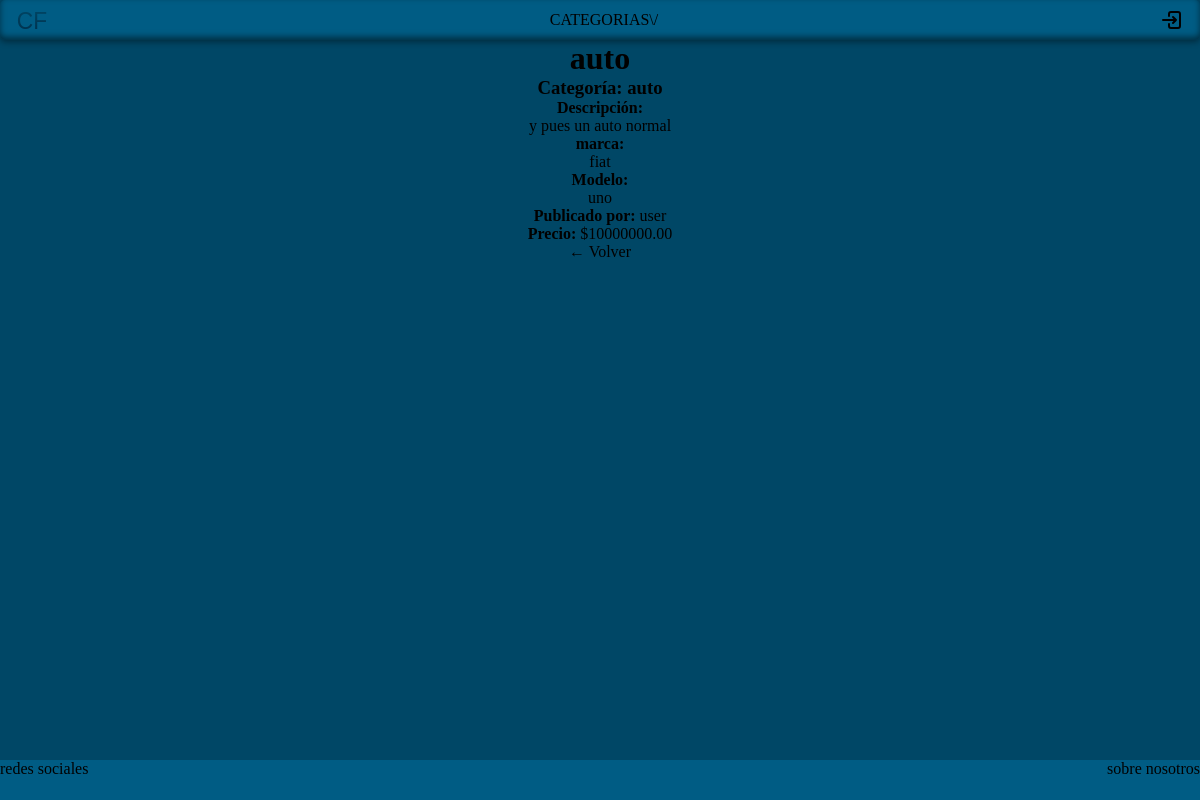
The app's page /?action=vehicle/view/8 with its own data.
### tables this page shows
CREATE TABLE `vehicles` (
  `id_vehicle` int(11) NOT NULL,
  `title` varchar(100) NOT NULL,
  `description` text DEFAULT NULL,
  `brand` varchar(100) DEFAULT NULL,
  `model` varchar(100) DEFAULT NULL,
  `year` year(4) DEFAULT NULL,
  `price` decimal(10,2) DEFAULT NULL,
  `id_category` int(11) NOT NULL,
  `id_user` int(11) NOT NULL
);

CREATE TABLE `category` (
  `id` int(11) NOT NULL,
  `name` varchar(50) NOT NULL,
  `description` text NOT NULL
);

CREATE TABLE `users` (
  `id` int(11) NOT NULL,
  `name` varchar(50) NOT NULL,
  `email` varchar(100) NOT NULL,
  `password` varchar(255) NOT NULL,
  `role` enum('admin','user') NOT NULL DEFAULT 'user'
);

### app/controllers/vehicle.controller.php (called while the page is built, shortened)
<?php
require_once __DIR__ . '/../../models/vehicle.php';
class VehicleController {
public function view($id) {
    $vehicleModel = new Vehicle();
    $vehicle = $vehicleModel->getVehicleById($id);
    include __DIR__ . '/../../views/layouts/view.phtml';
}
}
?>

### models/vehicle.php (called while the page is built, shortened)
<?php
require_once __DIR__ . '/../config/database.php';
class Vehicle {
    private $conn;
    public function __construct() {
        $database = new Database();
        $this->conn = $database->getConnection();
    }
public function getVehicleById($id) {
    $query = "SELECT
                v.*,
                u.name AS user_name,
                c.name AS category_name
              FROM vehicles v
              JOIN users u ON v.id_user = u.id
              JOIN category c ON v.id_category = c.id
              WHERE v.id_vehicle = :id
              LIMIT 1";
    $stmt = $this->conn->prepare($query);
    $stmt->bindParam(':id', $id, PDO::PARAM_INT);
    $stmt->execute();
    return $stmt->fetch(PDO::FETCH_ASSOC);
}
}
?>

### config/database.php (called while the page is built, shortened)
<?php
class Database {
    private $host = "localhost";
    private $db_name = "tpecarfax";
    private $username = "root";
    private $password = "";
    public function getConnection() {
        $this->conn = null;
        try {
            $this->conn = new PDO(
                "mysql:host=" . $this->host . ";dbname=" . $this->db_name,
                $this->username,
                $this->password
            );
            $this->conn->setAttribute(PDO::ATTR_ERRMODE, PDO::ERRMODE_EXCEPTION);
        } catch(PDOException $e) {
            echo "Error de conexión: " . $e->getMessage();
        }
        return $this->conn;
    }
}
?>

### views/layouts/view.phtml (the view, shortened to what this page needs)
<!DOCTYPE html>
<html lang="es">
<head>
    <link rel="stylesheet" href="assets/css/estiloGeneral.css">
</head>
<body>
<?php require_once __DIR__ . '/../partials/nav_bar_category.phtml'; ?>
<main class="vehicle_detail">
    <h1><?= htmlspecialchars($vehicle['title']) ?></h1>
    <h3>Categoría: <?= htmlspecialchars($vehicle['category_name']) ?></h3>
    <p><strong>Descripción:</strong></p>
    <p><?= nl2br(htmlspecialchars($vehicle['description'])) ?></p>
    <p><strong>marca:</strong></p>
    <p><?= nl2br(htmlspecialchars($vehicle['brand'])) ?></p>
    <p><strong>Modelo:</strong></p>
    <p><?= nl2br(htmlspecialchars($vehicle['model'])) ?></p>
    <p><strong>Publicado por:</strong> <?= htmlspecialchars($vehicle['user_name']) ?></p>
    <?php if (!empty($vehicle['price'])): ?>
        <p><strong>Precio:</strong> $<?= htmlspecialchars($vehicle['price']) ?></p>
    <?php endif; ?>
    <a href="javascript:history.back()">← Volver</a>
</main>
<?php require_once __DIR__ . '/../partials/footer.phtml'; ?>
</body>
</html>

### assets/css/estiloGeneral.css (style rules this page uses)
:root { --color-fondo: #004766; --color-texto: #ffffff; --color-acento: #005c84; --padding-lista: 10px; --border-radius: 5px; }
* { list-style: none; padding: 0; margin: 0; }
html, body { height: 100%; margin: 0; }
body { background-color: var(--color-fondo); display: flex; flex-direction: column; }
a, a:visited, a:hover, a:active { color: inherit; text-decoration: none; }
main { min-height: 90vh; }
.vehicle_detail { display: flex; flex-direction: column; align-items: center; }

### records on screen
vehicles: title "auto", id_category.name "auto", description "y pues un auto normal", brand "fiat", model "uno", id_user.name "user", price "10000000.00"
